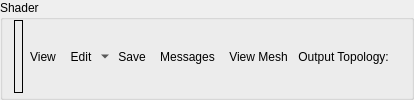
        <widget class="QGroupBox" name="msShaderGroup">
         <property name="sizePolicy">
          <sizepolicy hsizetype="Preferred" vsizetype="Minimum">
           <horstretch>0</horstretch>
           <verstretch>0</verstretch>
          </sizepolicy>
         </property>
         <property name="title">
          <string>Shader</string>
         </property>
         <layout class="QHBoxLayout" name="msShaderHorizontalLayout">
          <property name="spacing">
           <number>0</number>
          </property>
          <property name="topMargin">
           <number>0</number>
          </property>
          <property name="bottomMargin">
           <number>4</number>
          </property>
          <item>
           <widget class="RDLabel" name="msShader">
            <property name="frameShape">
             <enum>QFrame::Box</enum>
            </property>
            <property name="text">
             <string/>
            </property>
           </widget>
          </item>
          <item>
           <widget class="QToolButton" name="msShaderViewButton">
            <property name="cursor">
             <cursorShape>PointingHandCursor</cursorShape>
            </property>
            <property name="toolTip">
             <string>Open Shader Source</string>
            </property>
            <property name="text">
             <string>View</string>
            </property>
            <property name="icon">
             <iconset resource="../../Resources/resources.qrc">
              <normaloff>:/action.png</normaloff>:/action.png</iconset>
            </property>
            <property name="toolButtonStyle">
             <enum>Qt::ToolButtonTextBesideIcon</enum>
            </property>
            <property name="autoRaise">
             <bool>true</bool>
            </property>
           </widget>
          </item>
          <item>
           <widget class="QToolButton" name="msShaderEditButton">
            <property name="toolTip">
             <string>Edit Shader</string>
            </property>
            <property name="text">
             <string>Edit</string>
            </property>
            <property name="icon">
             <iconset resource="../../Resources/resources.qrc">
              <normaloff>:/page_white_edit.png</normaloff>:/page_white_edit.png</iconset>
            </property>
            <property name="popupMode">
             <enum>QToolButton::MenuButtonPopup</enum>
            </property>
            <property name="toolButtonStyle">
             <enum>Qt::ToolButtonTextBesideIcon</enum>
            </property>
            <property name="autoRaise">
             <bool>true</bool>
            </property>
           </widget>
          </item>
          <item>
           <widget class="QToolButton" name="msShaderSaveButton">
            <property name="toolTip">
             <string>Save Shader SPIR-V</string>
            </property>
            <property name="text">
             <string>Save</string>
            </property>
            <property name="icon">
             <iconset resource="../../Resources/resources.qrc">
              <normaloff>:/save.png</normaloff>:/save.png</iconset>
            </property>
            <property name="toolButtonStyle">
             <enum>Qt::ToolButtonTextBesideIcon</enum>
            </property>
            <property name="autoRaise">
             <bool>true</bool>
            </property>
           </widget>
          </item>
          <item>
           <widget class="QToolButton" name="msShaderMessagesButton">
            <property name="toolTip">
             <string>View Shader Messages</string>
            </property>
            <property name="text">
             <string>Messages</string>
            </property>
            <property name="icon">
             <iconset resource="../../Resources/resources.qrc">
              <normaloff>:/text_add.png</normaloff>:/text_add.png</iconset>
            </property>
            <property name="toolButtonStyle">
             <enum>Qt::ToolButtonTextBesideIcon</enum>
            </property>
            <property name="autoRaise">
             <bool>true</bool>
            </property>
           </widget>
          </item>
          <item>
           <widget class="QToolButton" name="msMeshButton">
            <property name="toolTip">
             <string>View Mesh</string>
            </property>
            <property name="text">
             <string>View Mesh</string>
            </property>
            <property name="icon">
             <iconset resource="../../Resources/resources.qrc">
              <normaloff>:/draw_vertex.png</normaloff>:/draw_vertex.png</iconset>
            </property>
            <property name="toolButtonStyle">
             <enum>Qt::ToolButtonTextBesideIcon</enum>
            </property>
            <property name="autoRaise">
             <bool>true</bool>
            </property>
           </widget>
          </item>
          <item>
           <widget class="QLabel" name="msTopoLabel">
            <property name="text">
             <string> Output Topology: </string>
            </property>
           </widget>
          </item>
          <item>
           <widget class="QLabel" name="msTopology">
            <property name="text">
             <string/>
            </property>
           </widget>
          </item>
          <item>
           <spacer name="msShaderSpacer">
            <property name="orientation">
             <enum>Qt::Horizontal</enum>
            </property>
            <property name="sizeHint" stdset="0">
             <size>
              <width>0</width>
              <height>0</height>
             </size>
            </property>
           </spacer>
          </item>
         </layout>
        </widget>
